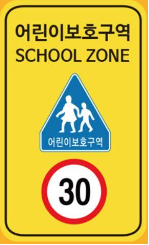
#> input picture school_1.png, 149 x 245 px
$ python test.py
#> lines starting #> are read from the running program, lines starting #| are printed output that depends on the picture
#----------------------------------------------------------------------
# CAU CHIRO : KGH
# Raspberry pi 3B, bullseye 64bit
# python3 == python 3.9
# if you were to participate in CAU MJY X CHIRO projectLab
# the use of this code is prohibited
#----------------------------------------------------------------------

import RPi.GPIO as GPIO # for use gpio
import cv2 # opencv ver : 4.6.0
import numpy as np
import time # for pid control
import math # for use pi
from skimage.metrics import structural_similarity as ssim # for compare image
import constant # for use constant var, check constant.py
import threading # for multi_thread

#-----------------------------------------------------------------------
#-------------- for detect traffic light, human and sign ---------------
#-----------------------------------------------------------------------

school_1 = cv2.imread('./school_1.png')
#> school_1 is the input picture: shape (245, 149, 3); mean B, G, R 75, 190.4, 211.3
school_2 = cv2.imread('./school_2.png')
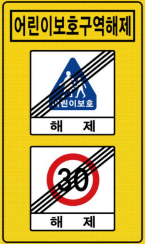
#> input picture school_2.png, 146 x 244 px
#> school_2 is the input picture: shape (244, 146, 3); mean B, G, R 86.7, 177, 196.8
tunnel = cv2.imread('./tunnel.png')
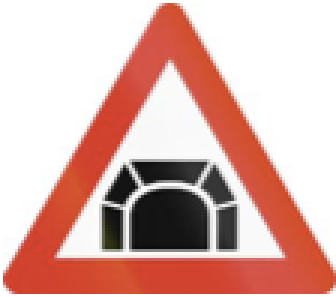
#> input picture tunnel.png, 112 x 99 px (shown 3 times larger)
#> tunnel is the input picture: shape (99, 112, 3); mean B, G, R 170.8, 177.8, 218.5
traffic_left = cv2.imread('./left.png')
traffic_straight = cv2.imread('./straight.png')
traffic_right = cv2.imread('./right.png')
traffic_stop = cv2.imread('./stop.png')
school_1 = cv2.cvtColor(school_1, cv2.COLOR_BGR2GRAY)
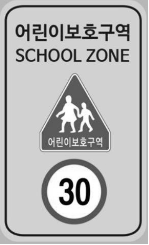
#> school_1: shape (245, 149); min 1, max 255, mean 183.4
school_2 = cv2.cvtColor(school_2, cv2.COLOR_BGR2GRAY)
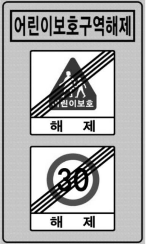
#> school_2: shape (244, 146); min 0, max 255, mean 172.6
tunnel = cv2.cvtColor(tunnel, cv2.COLOR_BGR2GRAY)
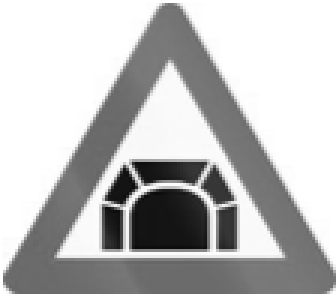
#> tunnel: shape (99, 112) (shown 3 times larger); min 11, max 255, mean 189.1
#> (the run stopped early here; a loop or call above may not have finished)
